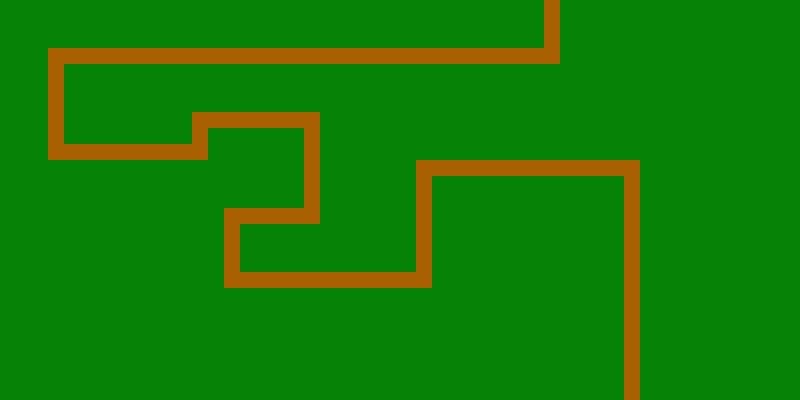

Tiled map render using the project's own tile images. Description and the map definition, with tile-layer contents summarised, below:
An orthogonal 50x25 tile map with 16x16 px tiles, 2 tile layers (background, road) and 26 objects.

<map version="1.0" orientation="orthogonal" renderorder="right-down" width="50" height="25" tilewidth="16" tileheight="16" nextobjectid="90">
 <tileset firstgid="1" name="map3_gutter" tilewidth="16" tileheight="16" tilecount="1000" columns="40">
  <image source="background_gutter.png" width="640" height="400" />
 </tileset>
 <layer name="background" width="50" height="25">
  <data>[1250 cells, 1250 non-empty, 1 distinct tile ids]</data>
 </layer>
 <layer name="road" width="50" height="25">
  <data>[1250 cells, 120 non-empty, 1 distinct tile ids]</data>
 </layer>
 <objectgroup name="roadBounds">
  <object id="76" x="544" y="0" width="16" height="64" />
  <object id="77" x="48" y="48" width="496" height="16" />
  <object id="78" x="48" y="64" width="16" height="96" />
  <object id="79" x="64" y="144" width="144" height="16" />
  <object id="81" x="192" y="112" width="16" height="32" />
  <object id="82" x="208" y="112" width="112" height="16" />
  <object id="83" x="304" y="128" width="16" height="96" />
  <object id="84" x="224" y="208" width="80" height="16" />
  <object id="85" x="224" y="224" width="16" height="64" />
  <object id="86" x="240" y="272" width="192" height="16" />
  <object id="87" x="416" y="160" width="16" height="112" />
  <object id="88" x="432" y="160" width="208" height="16" />
  <object id="89" x="624" y="176" width="16" height="224" />
 </objectgroup>
 <objectgroup name="waypoints">
  <object id="30" x="544" y="64" width="16" height="16" />
  <object id="31" x="32" y="48" width="16" height="16" />
  <object id="32" x="48" y="160" width="16" height="16" />
  <object id="33" x="208" y="144" width="16" height="16" />
  <object id="34" x="192" y="96" width="16" height="16" />
  <object id="35" x="320" y="112" width="16" height="16" />
  <object id="36" x="304" y="224" width="16" height="16" />
  <object id="37" x="208" y="208" width="16" height="16" />
  <object id="38" x="224" y="288" width="16" height="16" />
  <object id="39" x="432" y="272" width="16" height="16" />
  <object id="40" x="416" y="144" width="16" height="16" />
  <object id="42" x="640" y="160" width="16" height="16" />
  <object id="43" x="624" y="368" width="16" height="16" />
 </objectgroup>
</map>
